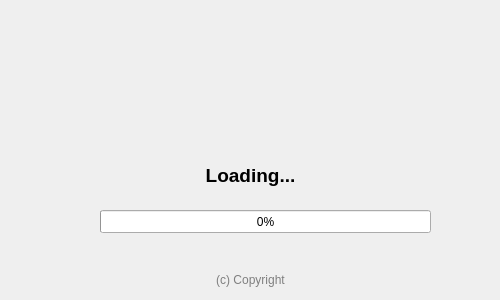
<?xml version="1.0" encoding="UTF-8"?>
<ui version="4.0">
 <class>SplashScreenClass</class>
 <widget class="QDialog" name="SplashScreenClass">
  <property name="geometry">
   <rect>
    <x>0</x>
    <y>0</y>
    <width>500</width>
    <height>300</height>
   </rect>
  </property>
  <property name="minimumSize">
   <size>
    <width>500</width>
    <height>300</height>
   </size>
  </property>
  <property name="maximumSize">
   <size>
    <width>500</width>
    <height>300</height>
   </size>
  </property>
  <property name="windowTitle">
   <string>SplashScreen</string>
  </property>
  <property name="windowIcon">
   <iconset resource="../resources.qrc">
    <normaloff>:/logo/resources/icon64.png</normaloff>:/logo/resources/icon64.png</iconset>
  </property>
  <widget class="QLabel" name="label">
   <property name="geometry">
    <rect>
     <x>0</x>
     <y>0</y>
     <width>500</width>
     <height>300</height>
    </rect>
   </property>
   <property name="text">
    <string/>
   </property>
   <property name="pixmap">
    <pixmap resource="../resources.qrc">:/other/resources/splashscreen.png</pixmap>
   </property>
   <property name="scaledContents">
    <bool>false</bool>
   </property>
  </widget>
  <widget class="QLabel" name="loading">
   <property name="geometry">
    <rect>
     <x>0</x>
     <y>160</y>
     <width>501</width>
     <height>31</height>
    </rect>
   </property>
   <property name="font">
    <font>
     <pointsize>14</pointsize>
     <weight>75</weight>
     <bold>true</bold>
    </font>
   </property>
   <property name="text">
    <string>Loading...</string>
   </property>
   <property name="alignment">
    <set>Qt::AlignCenter</set>
   </property>
  </widget>
  <widget class="QProgressBar" name="progressBar">
   <property name="geometry">
    <rect>
     <x>100</x>
     <y>210</y>
     <width>331</width>
     <height>23</height>
    </rect>
   </property>
   <property name="value">
    <number>0</number>
   </property>
  </widget>
  <widget class="QLabel" name="copyright">
   <property name="geometry">
    <rect>
     <x>0</x>
     <y>270</y>
     <width>501</width>
     <height>20</height>
    </rect>
   </property>
   <property name="styleSheet">
    <string>color: rgb(127, 127, 127);</string>
   </property>
   <property name="text">
    <string>(c) Copyright</string>
   </property>
   <property name="alignment">
    <set>Qt::AlignCenter</set>
   </property>
  </widget>
 </widget>
 <layoutdefault spacing="6" margin="11"/>
 <resources>
  <include location="../resources.qrc"/>
  <include location="../resources.qrc"/>
 </resources>
 <connections/>
</ui>
